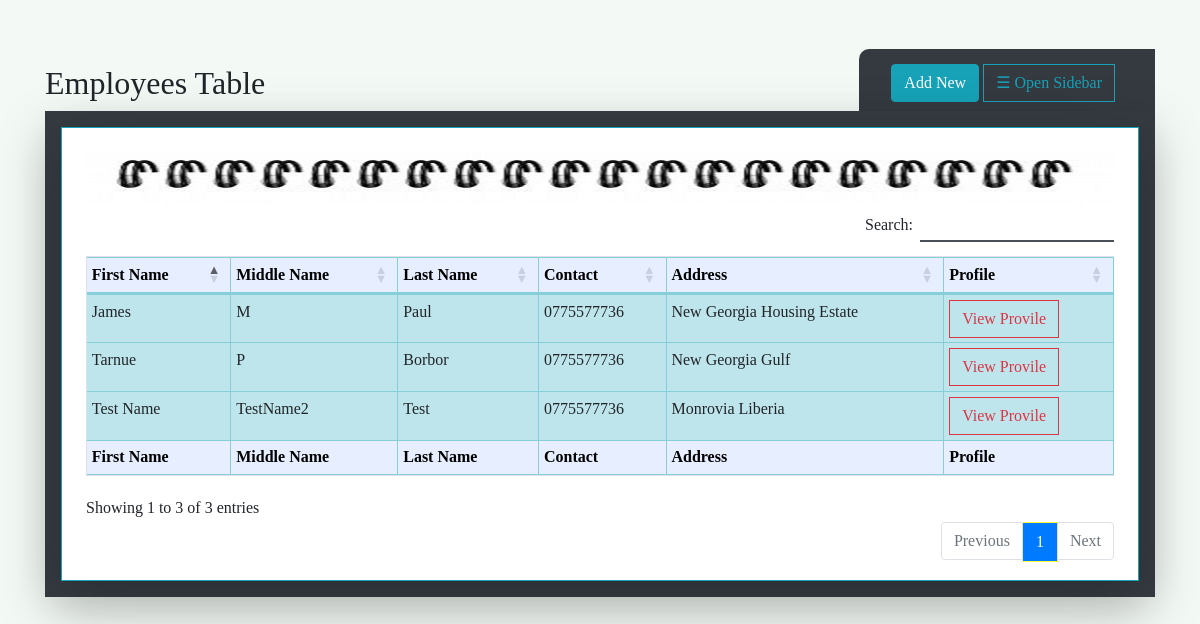
The page /employees.php (signed in) on the database its author committed.
### tables this page shows
CREATE TABLE `employees` (
  `id` int(225) NOT NULL,
  `fName` varchar(25) NOT NULL,
  `mName` varchar(25) DEFAULT NULL,
  `lName` varchar(25) NOT NULL,
  `gender` text NOT NULL,
  `dob` date NOT NULL,
  `contact` varchar(15) NOT NULL,
  `address` varchar(225) NOT NULL,
  `position` varchar(50) NOT NULL,
  `salary` int(12) NOT NULL,
  `password` varchar(225) NOT NULL,
  `email` varchar(100) NOT NULL
);

### includes/connect.php (called while the page is built, shortened)
<?php
Class Dbh {
	public function connection(){
		$this->servername = "localhost";
		$this->username = "root";
		$this->password = "";
		$this->myDb = "spakcarwash";
		try {
			    $dsn = "mysql:host=".$this->servername.";dbname=".$this->myDb;
			    $pdo =  new PDO($dsn, $this->username, $this->password);
			    $pdo->setAttribute(PDO::ATTR_ERRMODE, PDO::ERRMODE_EXCEPTION);
			    return $pdo;
			    }
			catch(PDOException $e)
			    {
			    echo "Connection failed: " . $e->getMessage();
			    }
	}
}

### includes/model.php (called while the page is built, shortened)
<?php
include 'connect.php';
Class Query extends Dbh {
	public function select_all_employees(){
		$stmt = $this->connection()->query("SELECT * FROM employees");
		return $stmt;
	}
}

### tables/employee_table.php (the view)
<div class="bg-white px-4 border border-info p-3 shadow-lg ">
	<img src="imgs/bookspingk.jpg" class="img-responsive w-100 my-2">
	<div class="table-responsive">
		<table id="example" class="table table-sm table-stripped table-bordered table-info" >
			<thead class="mt-1" >
				<tr>
					<th>First Name </th>
					<th>Middle Name</th>
					<th>Last Name</th>
					<th>Contact</th>
					<th>Address</th>
					<th>Profile</th>
				</tr>
			</thead>
			<tbody>
				<?php
				include_once("includes/model.php");
				$pdo = new Query();
				$employee = $pdo->select_all_employees();
				while($rows = $employee->fetch()){
					?>
					<tr>
						<td><?=$rows["fName"]?></td>
						<td><?=$rows["mName"]?></td>
						<td><?=$rows["lName"]?></td>
						<td><?=$rows["contact"]?></td>
						<td><?=$rows["address"]?></td>
						<td><a href="employee_profile.php?id=<?=$rows['id']?>&page=employees" class="btn rounded-0 btn-outline-danger">View Provile</a></td>
					</tr>
					<?php
				}
				?>
			</tbody>
			<tfoot>
				<tr>
					<th>First Name </th>
					<th>Middle Name</th>
					<th>Last Name</th>
					<th>Contact</th>
					<th>Address</th>
					<th>Profile</th>
				</tr>
			</tfoot>
		</table>
	</div>
</div>

### includes/header.php (shortened to what this page needs)
<!doctype html>
<html lang="en">
<head>
  <link rel="stylesheet" href="https://maxcdn.bootstrapcdn.com/bootstrap/4.5.2/css/bootstrap.min.css">
  <link rel="stylesheet" type="text/css" href="https://stackpath.bootstrapcdn.com/font-awesome/4.7.0/css/font-awesome.min.css">
  <link rel="stylesheet" type="text/css" href="css/customStyle.css">
  <link rel="stylesheet" type="text/css" href="https://cdn.datatables.net/1.10.24/css/dataTables.bootstrap4.min.css">
  <link href="https://unpkg.com/aos@2.3.1/dist/aos.css" rel="stylesheet">
</head>
<body>

### employees.php (shortened to what this page needs)
<?php
include("includes/header.php");
?>
<div id="main" class="pt-0 h-100">
	<div class="container py-5">
		<div class="row  pt-3 pb-3 " style="margin-bottom: -15px">
			<div class="col-md-8 ">
				<?php
				if(isset($_GET['message'])){
					?>
					<div class="alert alert-success alert-dismissible" >
						<?php  echo $_GET['message'] ?>
					</div>
					<?php
				}else{
					?>
					<h2 class="text-left " data-aos="fade-right" data-aos-duration="2000" >Employees Table</h2>
					<?php ;
				}
				?>
			</div>
			<div class="col-md-4 text-right ">
				<span class="clip_bar bg-dark p-4" data-aos="fade-down" data-aos-duration="3000" style="border-top-left-radius: 10px; background-color: #000 border-top-right-radius: 10px;">
					<span class="py-3 px-2">
						<button type="button" class="btn btn-info" data-toggle="modal" data-target="#addEmp_form">
							Add New
						</button>
						<button id="openNav" class=" rounded-0 btn btn-outline-info mr-2 " onclick="openNav()">☰ Open Sidebar</button>
					</span>
				</span>
			</div>
		</div>
		<div class="row ">
			<div class="col-md-12 " >
				<div class="card shadow-lg rounded-0" style="border:none;">
					<div class="card-body bg-dark p-3 text-left" >
						<?php include("tables/employee_table.php") ?>
					</div>
				</div>
			</div>
		</div>
	</div>
</div>
<?php
include("includes/footer.php");

### includes/footer.php (shortened to what this page needs)
</body>
</html>

### css/customStyle.css (style rules this page uses)
body, html { margin: 0; padding: 0; height: 100%; font-family: Georgia; }
body { background: rgba(217,238,225,.3); }
table { border-collapse: collapse; width: 100%; }
th, td { text-align: left; padding: 8px; }
tr:nth-child(even) { background-color: #f2f2f2 }
th { background-color: #e6eeff; color: #000; }
.card { border:none !important; }
#main { transition: margin-left .5s; padding: 16px; }

### rows shown on the page
employees: fName "Tarnue", mName "P", lName "Borbor", contact "0775577736", address "New Georgia Gulf"
employees: fName "James", mName "M", lName "Paul", contact "0775577736", address "New Georgia Housing Estate"
employees: fName "Test Name", mName "TestName2", lName "Test", contact "0775577736", address "Monrovia Liberia"
